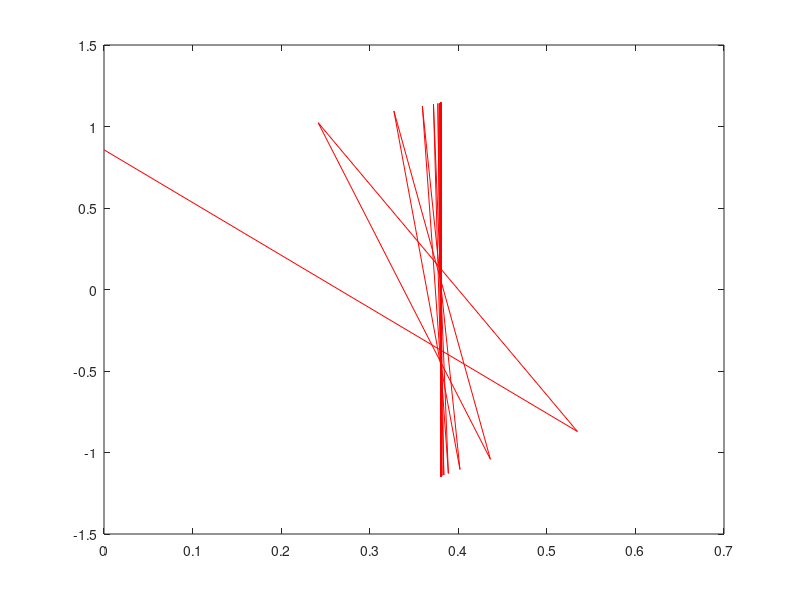

Write the MATLAB code that produced this figure.
% iterate angle colution
pi = 3.1416  ;

A  = 6       ;
B  = 10      ;
C  = 1.0472 ;
D  = 7.91       ;


i  = 0;
x0 = 1;
xn = x0;
phi = zeros(1000);
for i = 1:1000
    xp = xn;
    xn = acos(A/B*cos(C - xp) + D/B);
    phi(i) = xn;
end

plot(phi,'-r')
xn